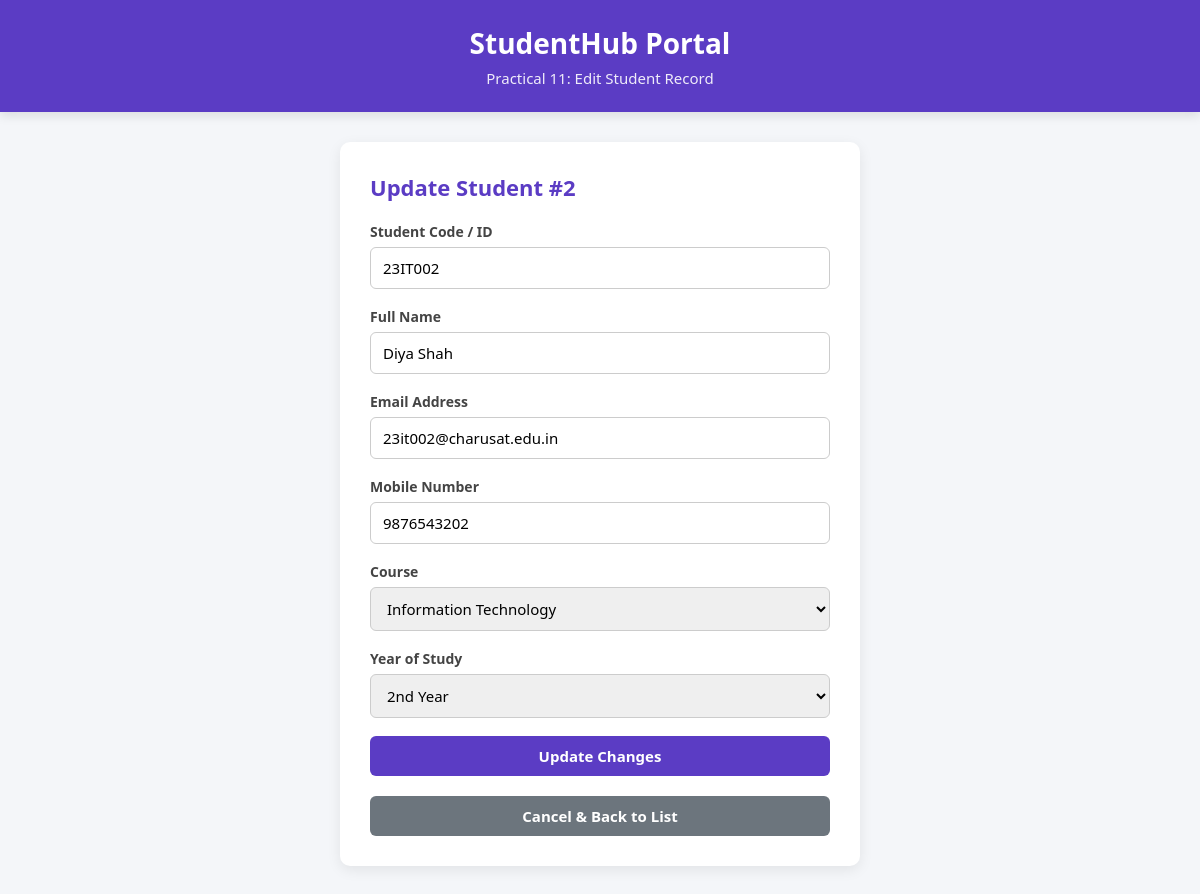
Screenshot of /edit_student.php?id=2 with the database file from the repository.
### tables this page shows
CREATE TABLE IF NOT EXISTS students (
    student_id INT AUTO_INCREMENT PRIMARY KEY,
    student_code VARCHAR(20) NOT NULL UNIQUE,
    name VARCHAR(100) NOT NULL,
    email VARCHAR(100) NOT NULL UNIQUE,
    mobile VARCHAR(20) NOT NULL,
    course VARCHAR(50) NOT NULL,
    year VARCHAR(20) NOT NULL,
    created_at TIMESTAMP DEFAULT CURRENT_TIMESTAMP
);

### edit_student.php (the view, shortened to what this page needs)
<?php
require_once "db.php";
$id = intval($_GET["id"] ?? 0);
$stmt = $conn->prepare("SELECT * FROM students WHERE student_id = ?");
$stmt->bind_param("i", $id);
$stmt->execute();
$student = $stmt->get_result()->fetch_assoc();
?>
<!DOCTYPE html>
<html lang="en">
<head>
    <link rel="stylesheet" href="style.css">
</head>
<body>
    <div class="header">
        <h1>StudentHub Portal</h1>
        <p>Practical 11: Edit Student Record</p>
    </div>
    <div class="container">
        <div class="card">
            <h2>Update Student #<?php echo $id; ?></h2>
            <form action="edit_student.php?id=<?php echo $id; ?>" method="POST">
                <div class="form-group">
                    <label for="student_code">Student Code / ID</label>
                    <input type="text" id="student_code" name="student_code" value="<?php echo htmlspecialchars($student["student_code"]); ?>" required>
                </div>
                <div class="form-group">
                    <label for="name">Full Name</label>
                    <input type="text" id="name" name="name" value="<?php echo htmlspecialchars($student["name"]); ?>" required>
                </div>
                <div class="form-group">
                    <label for="email">Email Address</label>
                    <input type="email" id="email" name="email" value="<?php echo htmlspecialchars($student["email"]); ?>" required>
                </div>
                <div class="form-group">
                    <label for="mobile">Mobile Number</label>
                    <input type="tel" id="mobile" name="mobile" value="<?php echo htmlspecialchars($student["mobile"]); ?>" maxlength="10" required>
                </div>
                <div class="form-group">
                    <label for="course">Course</label>
                    <select id="course" name="course" required>
                        <option value="Information Technology" <?php echo $student["course"] === "Information Technology" ? "selected" : ""; ?>>Information Technology</option>
                    </select>
                </div>
                <div class="form-group">
                    <label for="year">Year of Study</label>
                    <select id="year" name="year" required>
                        <option value="2nd Year" <?php echo $student["year"] === "2nd Year" ? "selected" : ""; ?>>2nd Year</option>
                    </select>
                </div>
                <button type="submit" class="btn btn-primary">Update Changes</button>
            </form>
            <div class="footer-links">
                <a href="index.php" class="btn btn-secondary">Cancel & Back to List</a>
            </div>
        </div>
    </div>
</body>
</html>

### style.css (style rules this page uses)
* { margin: 0; padding: 0; box-sizing: border-box; font-family: "Segoe UI", Tahoma, Geneva, Verdana, sans-serif; }
body { background-color: #f4f6f9; color: #333333; padding-bottom: 40px; }
.header { background-color: #5b3cc4; color: #ffffff; padding: 24px 20px; text-align: center; box-shadow: 0 4px 10px rgba(0, 0, 0, 0.1); }
.header h1 { font-size: 28px; margin-bottom: 6px; }
.header p { font-size: 15px; opacity: 0.9; }
.container { max-width: 550px; margin: 30px auto; padding: 0 15px; }
.card { background: #ffffff; padding: 30px; border-radius: 10px; box-shadow: 0 4px 14px rgba(0, 0, 0, 0.08); }
.card h2 { color: #5b3cc4; margin-bottom: 20px; font-size: 22px; }
.form-group { margin-bottom: 18px; }
label { display: block; margin-bottom: 6px; font-weight: 600; font-size: 14px; color: #444444; }
input[type="text"], input[type="email"], input[type="tel"], select { width: 100%; padding: 10px 12px; border: 1px solid #cccccc; border-radius: 6px; font-size: 15px; outline: none; transition: border-color 0.2s; }
.btn { display: inline-block; padding: 10px 20px; border-radius: 6px; font-size: 15px; font-weight: 600; text-decoration: none; text-align: center; cursor: pointer; border: none; transition: 0.2s; }
.btn-primary { background-color: #5b3cc4; color: #ffffff; width: 100%; }
.btn-secondary { background-color: #6c757d; color: #ffffff; }
.footer-links { margin-top: 20px; text-align: center; }
.footer-links .btn { width: 100%; }

### rows the page displays
students: student_code "23IT002", name "Diya Shah", email "23it002@charusat.edu.in", mobile "9876543202", course "Information Technology", year "2nd Year"

### other values shown
$id "2"
